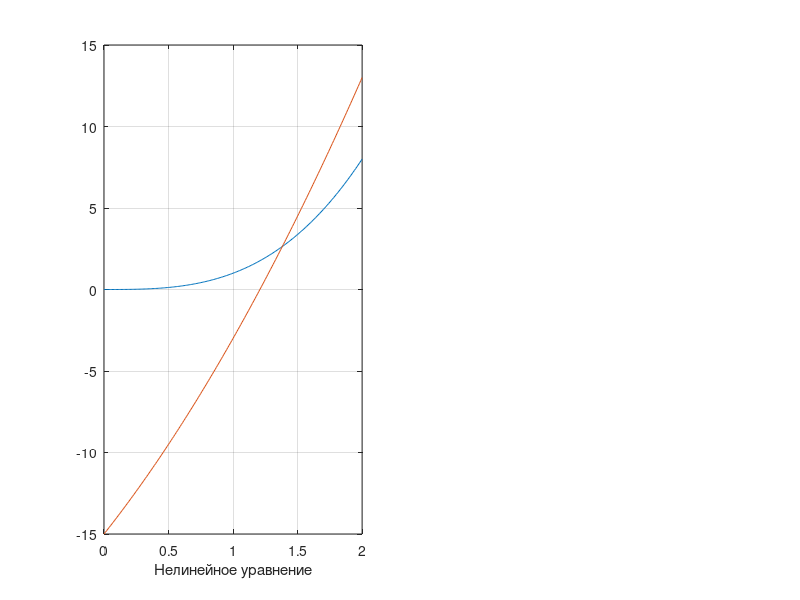

MATLAB code to generate this figure: (Note: this script raises an error after producing the figure.)
x = 0:1/100:2;
y1 = x.^3;
y2 = 2*x.^2+10*x-15;

figure
subplot(1,2,1)
plot(x,y1,x,y2), grid
xlabel('Нелинейное уравнение')
legend('y = x^3','y = 2x^2+10x-15', 4);

subplot(1,2,2)
ezplot('x-cos(y)=1',[0,10])
hold on
ezplot('y-sin(x)=1',[0,10]), grid
hold off
xlabel('Система нелинейных уравнений')
legend('x-cos(y)=1','y-sin(x)=1', 4);

%ezplot('(x^2/9)-(y^2/(1.5^2))-1=0',[0,10]), hold
%ezplot('3*y-exp(x)-x=0',[0,10]), grid